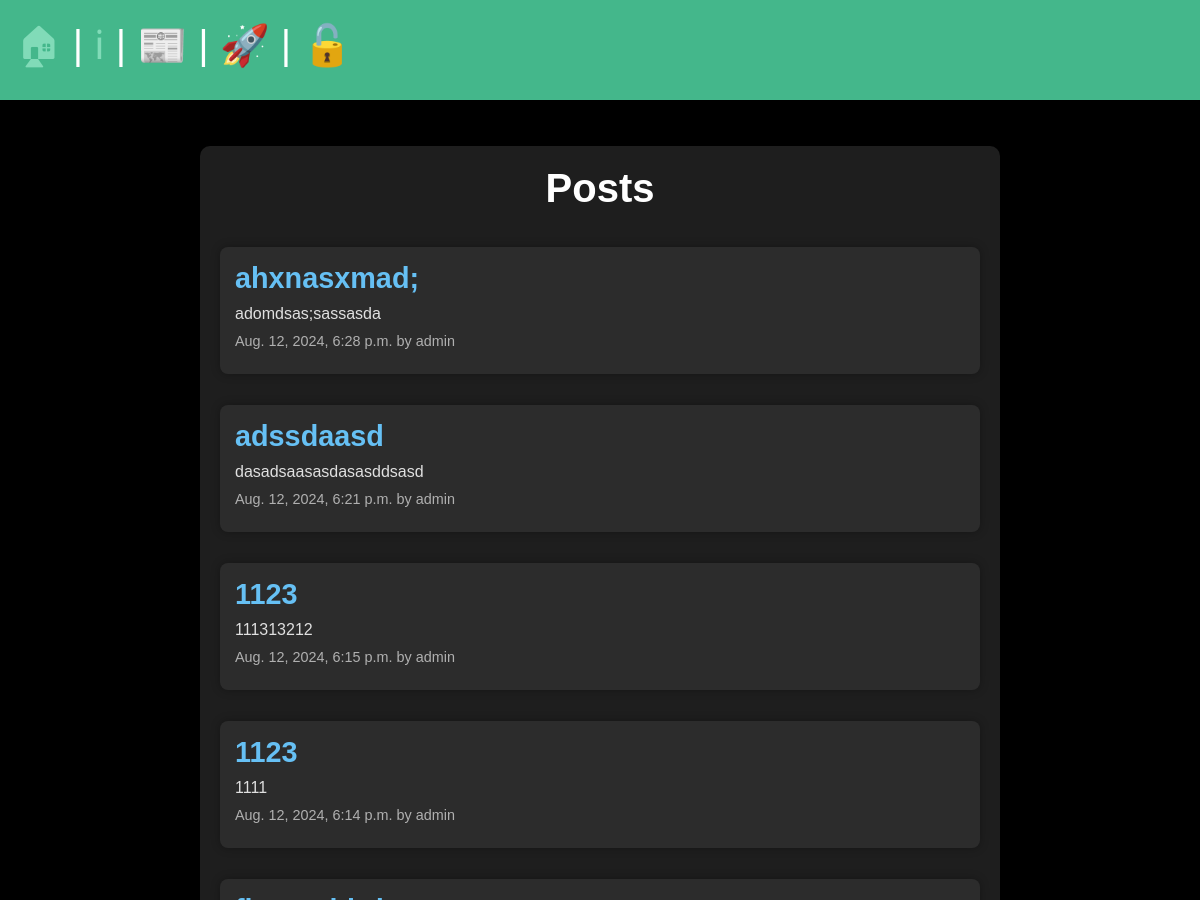
/posts/ (upper part), run on an earlier commit of the app's database.
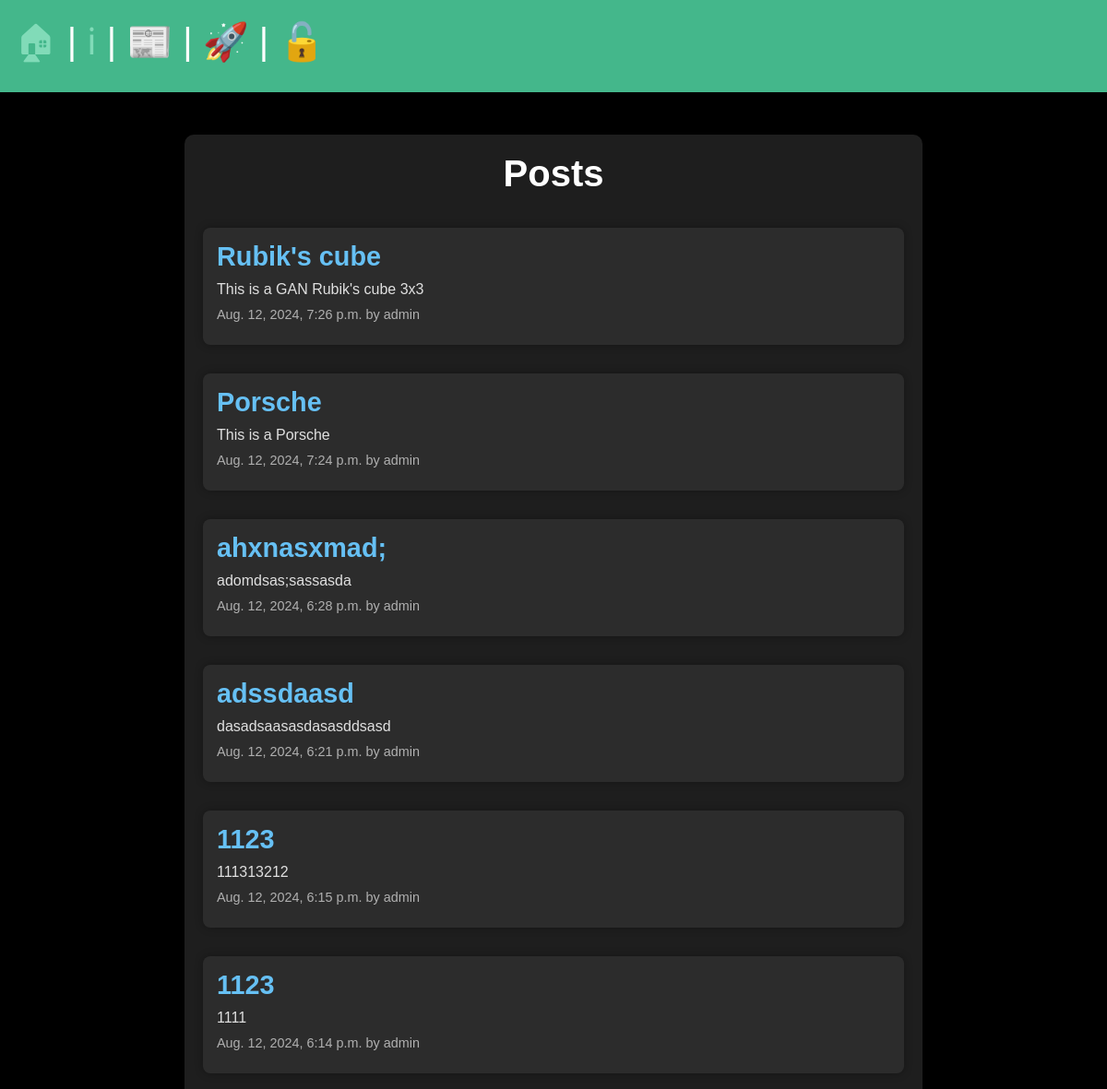
And on a later commit of the database.
### posts/models.py (models this page shows, shortened)
class Post(models.Model):
    title = models.CharField(max_length=75)
    body = models.TextField()
    slug = models.SlugField(unique=True, blank=True)
    date = models.DateTimeField(auto_now_add=True)
    image = models.ImageField(default="fallback.png", blank=True)
    author = models.ForeignKey(User, on_delete=models.CASCADE, default=None)

### posts/views.py (the view)
# urls.py: path("", views.posts_list, name="list"),
def posts_list(request):
    posts = Post.objects.all().order_by("-date")
    return render(request, "posts/posts_list.html", {"posts": posts})

### posts/templates/posts/posts_list.html (shortened to what this page needs)
{%extends "base.html"%}
{% load static %}
{% block extra_css%}
    <link rel="stylesheet" href="{% static 'css/posts_list.css' %}">
{% endblock %}
{% block content %}
<div class="posts-container">
    <section>
        <h1>Posts</h1>
        {% for post in posts %}
        <article class="post">
            <h2>
                <a href="{% url 'posts:page' slug=post.slug %}">{{ post.title }}</a>
            </h2>
            <p>{{ post.body }}</p>
            <p>{{ post.date }} by {{ post.author }}</p>
        </article>
        {% endfor %}
    </section>
</div>
{% endblock %}

### templates/base.html (shortened to what this page needs)
<!DOCTYPE html>
{% load static %}
<html lang="en">
<head>
    <link rel="stylesheet" href="{% static 'css/base.css' %}">
    {% block extra_css %}{% endblock %}
</head>
<body>
    <nav class="navbar">
        <a href="/"><span role="img" aria-label="Home" title="Home">🏠︎</span></a> |
        <a href="/about"><span role="img" aria-label="About" title="About">ℹ</span></a> |
        <a href="{% url 'posts:list' %}"><span role="img" aria-label="Posts">📰</span></a> |
        {%if user.is_authenticated%}
            <a href="{% url 'posts:new_post' %}" title="New Post"><span role="img" aria-label="New Post">🆕</span></a> |
            <a href="{% url 'math_games:select_level' %}" title="Math Games"><span role="img" aria-label="Math Games">🧮</span></a> |
            <a href="{% url 'sequence_memory:play_game' %}" title="Sequence Memory"><span role="img" aria-label="Sequence Memory">🧠</span></a> |
            <a href="{% url 'number_memory:start_game' %}" title="Number Memory"><span role="img" aria-label="Number Memory">🔢</span></a> |
            <a href="{% url 'typing_test:typing_test' %}" title="Typing Test"><span role="img" aria-label="Typing Test">✍</span></a> |
            <a href="{% url 'math_games:leaderboard' %}" title="Leaderboard"><span role="img" aria-label="Leaderboard">🏆</span></a> |
            <form class="logout" action="{% url 'users:logout' %}" method="post">
                {% csrf_token %}
                <button class="logout-button" aria-label="User Logout" title="User Logout">👋</button>
            </form>
        {%else%}
            <a href="{% url 'users:register' %}" title="User Registration"><span role="img" aria-label="User Registration">🚀</span></a> |
            <a href="{% url 'users:login' %}" title="User Login"><span role="img" aria-label="User Login">🔓</span></a>
        {%endif%}
    </nav>
    <main>
        {%block content%}
        {%endblock%}
    </main>
</body>
</html>

### static/css/base.css (style rules this page uses)
* { margin: 0; padding: 0; box-sizing: border-box; font-family: 'Arial', sans-serif; }
body { min-height: 100vh; background-color: black; color: whitesmoke; font-size: 3rem; }
nav { padding: 1rem; background-color: #44B78B; color: white; font-size: 2.5rem; }
main { padding: 1rem; }
section { display: flex; flex-flow: column; gap: 1rem; }
h1, h2 { font-size: 2.5rem; }
p { font-size: 1rem; }
a { text-decoration: none; color: #81dbb8; }

### static/css/posts_list.css (style rules this page uses)
.posts-container { max-width: 800px; margin: 30px auto; }
section { padding: 20px; background-color: #1e1e1e; border-radius: 10px; box-shadow: 0px 0px 15px rgba(0, 0, 0, 0.5); }
h1 { color: #ffffff; margin-bottom: 20px; text-align: center; }
.post { background-color: #2c2c2c; border-radius: 8px; padding: 15px; margin-bottom: 15px; box-shadow: 0px 0px 10px rgba(0, 0, 0, 0.3); }
.post h2 { color: #ffffff; font-size: 1.8rem; margin-bottom: 10px; }
.post h2 a { text-decoration: none; color: #66c0f4; }
.post p { color: #e0e0e0; margin-bottom: 10px; }
.post p:last-of-type { font-size: 0.9rem; color: #b0b0b0; }

What changed in the data, as far as the page shows it:
added Post: title "Rubik's cube", body "This is a GAN Rubik's cube 3x3", date "Aug. 12, 2024, 7:26 p.m.", author "admin"
added Post: title "Porsche", body "This is a Porsche", date "Aug. 12, 2024, 7:24 p.m.", author "admin"
